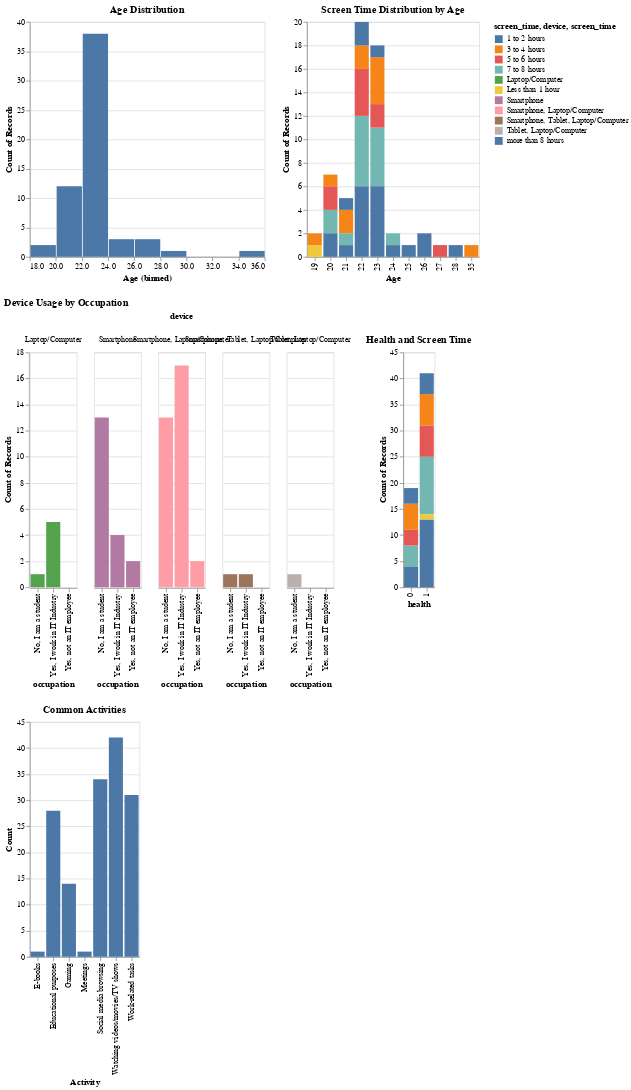

The code cell stored with this chart in its notebook:
### Code cell
import altair as alt

# Data preparation might be needed for some visualizations
# For instance, converting categorical data to string if not already

# 1. Age Distribution
age_distribution_chart = alt.Chart(df).mark_bar().encode(
    alt.X("Age", bin=True),
    alt.Y('count()')
).properties(
    title='Age Distribution'
)

# 2. Screen Time Distribution by Age
screen_time_age_chart = alt.Chart(df).mark_bar().encode(
    alt.X('Age:O'),
    alt.Y('count()'),
    alt.Color('screen_time:N')
).properties(
    title='Screen Time Distribution by Age'
)

# 3. Device Usage by Occupation
device_occupation_chart = alt.Chart(df).mark_bar().encode(
    alt.X('occupation:N'),
    alt.Y('count()'),
    alt.Color('device:N'),
    alt.Column('device:N')
).properties(
    title='Device Usage by Occupation'
)

# 4. Health and Screen Time
health_screen_time_chart = alt.Chart(df).mark_bar().encode(
    alt.X('health:N'),
    alt.Y('count()'),
    alt.Color('screen_time:N')
).properties(
    title='Health and Screen Time'
)

# 5. Common Activities
# Preprocessing needed to make this chart. We need to count the occurrence of each activity.
activities_df = df['Activities'].str.split(', ', expand=True).stack().value_counts().reset_index()
activities_df.columns = ['Activity', 'Count']

activities_chart = alt.Chart(activities_df).mark_bar().encode(
    alt.X('Activity:N'),
    alt.Y('Count:Q')
).properties(
    title='Common Activities'
)

# Displaying all charts
(age_distribution_chart | screen_time_age_chart) & (device_occupation_chart | health_screen_time_chart) & activities_chart

### Figure 1 — Vega-Lite specification as saved in the notebook (floating-point values rounded to 4 significant figures)
{"config": {"view": {"continuousWidth": 300, "continuousHeight": 300}}, "vconcat": [{"hconcat": [{"mark": {"type": "bar"}, "encoding": {"x": {"bin": true, "field": "Age", "type": "quantitative"}, "y": {"aggregate": "count", "type": "quantitative"}}, "title": "Age Distribution"}, {"mark": {"type": "bar"}, "encoding": {"color": {"field": "screen_time", "type": "nominal"}, "x": {"field": "Age", "type": "ordinal"}, "y": {"aggregate": "count", "type": "quantitative"}}, "title": "Screen Time Distribution by Age"}]}, {"hconcat": [{"mark": {"type": "bar"}, "encoding": {"color": {"field": "device", "type": "nominal"}, "column": {"field": "device", "type": "nominal"}, "x": {"field": "occupation", "type": "nominal"}, "y": {"aggregate": "count", "type": "quantitative"}}, "title": "Device Usage by Occupation"}, {"mark": {"type": "bar"}, "encoding": {"color": {"field": "screen_time", "type": "nominal"}, "x": {"field": "health", "type": "nominal"}, "y": {"aggregate": "count", "type": "quantitative"}}, "title": "Health and Screen Time"}]}, {"data": {"name": "data-bdcdb459b16cc678565886a1a94de094"}, "mark": {"type": "bar"}, "encoding": {"x": {"field": "Activity", "type": "nominal"}, "y": {"field": "Count", "type": "quantitative"}}, "title": "Common Activities"}], "data": {"name": "data-a8e2955c80f1460f2ae002cbec78177a"}, "$schema": "https://vega.github.io/schema/vega-lite/v5.16.3.json", "datasets": {"data-a8e2955c80f1460f2ae002cbec78177a": [{"Timestamp": "21-07-2023 13:46", "Name": "Madhav Sai", "Age": 22, "occupation": "No, I am a student", "device": "Smartphone", "Activities": "Gaming, Social media browsing, Watching videos/movies/TV shows", "no_screen": "Never", "health": 1, "screen_time": "more than 8 hours"}, {"Timestamp": "21-07-2023 13:56", "Name": "Pavithra", "Age": 22, "occupation": "No, I am a student", "device": "Smartphone, Laptop/Computer", "Activities": "Social media browsing", "no_screen": "Occasionally", "health": 0, "screen_time": "more than 8 hours"}, {"Timestamp": "21-07-2023 13:57", "Name": "Diru", "Age": 25, "occupation": "No, I am a student", "device": "Tablet, Laptop/Computer", "Activities": "Watching videos/movies/TV shows", "no_screen": "Never", "health": 0, "screen_time": "more than 8 hours"}, {"Timestamp": "21-07-2023 14:00", "Name": "Geethika ", "Age": 22, "occupation": "Yes, I work in IT Industry", "device": "Laptop/Computer", "Activities": "Work-related tasks, Watching videos/movies/TV shows, E-books", "no_screen": "Occasionally", "health": 1, "screen_time": "more than 8 hours"}, {"Timestamp": "21-07-2023 14:01", "Name": "Nithyusha ", "Age": 23, "occupation": "Yes, I work in IT Industry", "device": "Smartphone, Laptop/Computer", "Activities": "Work-related tasks, Educational purposes, Watching videos/movies/TV shows", "no_screen": "Occasionally", "health": 1, "screen_time": "7 to 8 hours"}, {"Timestamp": "21-07-2023 14:03", "Name": "Shivam", "Age": 27, "occupation": "No, I am a student", "device": "Smartphone, Laptop/Computer", "Activities": "Work-related tasks, Educational purposes, Social media browsing, Watching videos/movies/TV shows", "no_screen": "Frequently", "health": 1, "screen_time": "5 to 6 hours"}, {"Timestamp": "21-07-2023 14:03", "Name": "Dhanusree Avula ", "Age": 22, "occupation": "No, I am a student", "device": "Smartphone", "Activities": "Social media browsing, Watching videos/movies/TV shows", "no_screen": "Frequently", "health": 1, "screen_time": "7 to 8 hours"}, {"Timestamp": "21-07-2023 14:07", "Name": "Ram Prathyusha Gangisetty", "Age": 23, "occupation": "Yes, I work in IT Industry", "device": "Smartphone, Laptop/Computer", "Activities": "Work-related tasks, Social media browsing, Watching videos/movies/TV shows", "no_screen": "Occasionally", "health": 1, "screen_time": "7 to 8 hours"}, {"Timestamp": "21-07-2023 14:08", "Name": "Lahari", "Age": 23, "occupation": "Yes, I work in IT Industry", "device": "Smartphone", "Activities": "Social media browsing, Watching videos/movies/TV shows", "no_screen": "Frequently", "health": 1, "screen_time": "3 to 4 hours"}, {"Timestamp": "21-07-2023 14:18", "Name": "Divya", "Age": 22, "occupation": "Yes, I work in IT Industry", "device": "Smartphone, Laptop/Computer", "Activities": "Work-related tasks, Watching videos/movies/TV shows", "no_screen": "Frequently", "health": 1, "screen_time": "3 to 4 hours"}, {"Timestamp": "21-07-2023 14:20", "Name": "Praneeth", "Age": 23, "occupation": "Yes, I work in IT Industry", "device": "Smartphone, Laptop/Computer", "Activities": "Work-related tasks, Educational purposes, Social media browsing, Watching videos/movies/TV shows", "no_screen": "Frequently", "health": 1, "screen_time": "more than 8 hours"}, {"Timestamp": "21-07-2023 14:20", "Name": "P Deepika ", "Age": 23, "occupation": "No, I am a student", "device": "Smartphone, Laptop/Computer", "Activities": "Educational purposes, Watching videos/movies/TV shows", "no_screen": "Occasionally", "health": 1, "screen_time": "more than 8 hours"}, {"Timestamp": "21-07-2023 14:20", "Name": "Saicharan", "Age": 23, "occupation": "Yes, I work in IT Industry", "device": "Smartphone, Laptop/Computer", "Activities": "Work-related tasks, Watching videos/movies/TV shows", "no_screen": "Never", "health": 0, "screen_time": "7 to 8 hours"}, {"Timestamp": "21-07-2023 14:21", "Name": "M V SRIHARI ", "Age": 24, "occupation": "No, I am a student", "device": "Smartphone", "Activities": "Social media browsing", "no_screen": "Never", "health": 1, "screen_time": "more than 8 hours"}, {"Timestamp": "21-07-2023 14:22", "Name": "Kalyan", "Age": 22, "occupation": "Yes, I work in IT Industry", "device": "Smartphone, Laptop/Computer", "Activities": "Work-related tasks, Educational purposes, Gaming, Social media browsing, Watching videos/movies/TV shows", "no_screen": "Frequently", "health": 1, "screen_time": "7 to 8 hours"}, {"Timestamp": "21-07-2023 14:23", "Name": "Suneetha ", "Age": 23, "occupation": "Yes, not an IT employee", "device": "Smartphone, Laptop/Computer", "Activities": "Work-related tasks, Social media browsing", "no_screen": "Frequently", "health": 0, "screen_time": "5 to 6 hours"}, {"Timestamp": "21-07-2023 14:24", "Name": "Prakash", "Age": 23, "occupation": "Yes, I work in IT Industry", "device": "Smartphone, Laptop/Computer", "Activities": "Work-related tasks, Educational purposes, Gaming, Social media browsing, Watching videos/movies/TV shows", "no_screen": "Occasionally", "health": 1, "screen_time": "7 to 8 hours"}, {"Timestamp": "21-07-2023 14:24", "Name": "Purushotham", "Age": 23, "occupation": "Yes, I work in IT Industry", "device": "Smartphone, Laptop/Computer", "Activities": "Work-related tasks, Educational purposes, Social media browsing, Watching videos/movies/TV shows", "no_screen": "Never", "health": 1, "screen_time": "more than 8 hours"}, {"Timestamp": "21-07-2023 14:30", "Name": "A. Lakshmi priya", "Age": 23, "occupation": "No, I am a student", "device": "Smartphone", "Activities": "Social media browsing", "no_screen": "Occasionally", "health": 0, "screen_time": "3 to 4 hours"}, {"Timestamp": "21-07-2023 14:30", "Name": "Panjagalla Naga Poornima ", "Age": 20, "occupation": "No, I am a student", "device": "Smartphone, Laptop/Computer", "Activities": "Educational purposes, Watching videos/movies/TV shows", "no_screen": "Occasionally", "health": 0, "screen_time": "7 to 8 hours"}, {"Timestamp": "21-07-2023 14:41", "Name": "Madhav Sai", "Age": 20, "occupation": "No, I am a student", "device": "Laptop/Computer", "Activities": "Social media browsing, Watching videos/movies/TV shows", "no_screen": "Never", "health": 1, "screen_time": "7 to 8 hours"}, {"Timestamp": "21-07-2023 14:47", "Name": "G L JAHNAVI ", "Age": 23, "occupation": "Yes, I work in IT Industry", "device": "Smartphone, Laptop/Computer", "Activities": "Work-related tasks, Watching videos/movies/TV shows", "no_screen": "Occasionally", "health": 1, "screen_time": "more than 8 hours"}, {"Timestamp": "21-07-2023 14:49", "Name": "Sathya", "Age": 23, "occupation": "Yes, I work in IT Industry", "device": "Smartphone, Laptop/Computer", "Activities": "Work-related tasks, Educational purposes, Social media browsing, Watching videos/movies/TV shows", "no_screen": "Occasionally", "health": 1, "screen_time": "more than 8 hours"}, {"Timestamp": "21-07-2023 14:50", "Name": "Sowmya", "Age": 22, "occupation": "Yes, I work in IT Industry", "device": "Smartphone, Laptop/Computer", "Activities": "Work-related tasks, Watching videos/movies/TV shows", "no_screen": "Occasionally", "health": 1, "screen_time": "7 to 8 hours"}, {"Timestamp": "21-07-2023 15:06", "Name": "Brahma Naidu Chandra ", "Age": 20, "occupation": "No, I am a student", "device": "Smartphone", "Activities": "Educational purposes, Gaming, Social media browsing, Watching videos/movies/TV shows", "no_screen": "Frequently", "health": 1, "screen_time": "3 to 4 hours"}, {"Timestamp": "21-07-2023 15:07", "Name": "KAMMARI JASHWANTH ACHARI ", "Age": 23, "occupation": "No, I am a student", "device": "Smartphone", "Activities": "Social media browsing", "no_screen": "Frequently", "health": 0, "screen_time": "5 to 6 hours"}, {"Timestamp": "21-07-2023 15:12", "Name": "Kammara Pranava Sai Deepak Achari", "Age": 19, "occupation": "No, I am a student", "device": "Smartphone, Laptop/Computer", "Activities": "Work-related tasks, Educational purposes, Gaming, Social media browsing, Watching videos/movies/TV shows", "no_screen": "Occasionally", "health": 1, "screen_time": "Less than 1 hour"}, {"Timestamp": "21-07-2023 15:12", "Name": "Manu", "Age": 21, "occupation": "No, I am a student", "device": "Smartphone, Laptop/Computer", "Activities": "Work-related tasks, Gaming, Watching videos/movies/TV shows", "no_screen": "Frequently", "health": 1, "screen_time": "3 to 4 hours"}, {"Timestamp": "21-07-2023 15:15", "Name": "Vamsi ", "Age": 20, "occupation": "No, I am a student", "device": "Smartphone", "Activities": "Educational purposes", "no_screen": "Frequently", "health": 1, "screen_time": "5 to 6 hours"}, {"Timestamp": "21-07-2023 15:31", "Name": "Komera kartheek ", "Age": 26, "occupation": "Yes, I work in IT Industry", "device": "Smartphone", "Activities": "Social media browsing", "no_screen": "Never", "health": 1, "screen_time": "1 to 2 hours"}, {"Timestamp": "21-07-2023 15:32", "Name": "Sai Sathish ", "Age": 21, "occupation": "No, I am a student", "device": "Smartphone, Laptop/Computer", "Activities": "Watching videos/movies/TV shows", "no_screen": "Never", "health": 1, "screen_time": "more than 8 hours"}, {"Timestamp": "21-07-2023 15:33", "Name": "Sreekanth", "Age": 21, "occupation": "No, I am a student", "device": "Smartphone, Laptop/Computer", "Activities": "Educational purposes, Gaming, Social media browsing, Watching videos/movies/TV shows", "no_screen": "Frequently", "health": 1, "screen_time": "7 to 8 hours"}, {"Timestamp": "21-07-2023 15:41", "Name": "Sarayu", "Age": 23, "occupation": "Yes, I work in IT Industry", "device": "Laptop/Computer", "Activities": "Work-related tasks, Educational purposes, Meetings", "no_screen": "Occasionally", "health": 1, "screen_time": "more than 8 hours"}, {"Timestamp": "21-07-2023 15:46", "Name": "Vadla Hemanth Achari", "Age": 20, "occupation": "No, I am a student", "device": "Smartphone, Laptop/Computer", "Activities": "Educational purposes, Social media browsing", "no_screen": "Frequently", "health": 1, "screen_time": "5 to 6 hours"}, {"Timestamp": "21-07-2023 15:45", "Name": "Ashwini k ", "Age": 23, "occupation": "No, I am a student", "device": "Smartphone", "Activities": "Work-related tasks, Educational purposes, Watching videos/movies/TV shows", "no_screen": "Frequently", "health": 1, "screen_time": "3 to 4 hours"}, {"Timestamp": "21-07-2023 16:01", "Name": "Lakkakulakundanasai ", "Age": 22, "occupation": "Yes, I work in IT Industry", "device": "Smartphone, Laptop/Computer", "Activities": "Work-related tasks, Educational purposes, Social media browsing, Watching videos/movies/TV shows", "no_screen": "Occasionally", "health": 1, "screen_time": "more than 8 hours"}, {"Timestamp": "21-07-2023 16:05", "Name": "Sarayu", "Age": 22, "occupation": "Yes, I work in IT Industry", "device": "Laptop/Computer", "Activities": "Work-related tasks", "no_screen": "Occasionally", "health": 1, "screen_time": "5 to 6 hours"}, {"Timestamp": "21-07-2023 16:23", "Name": "Sai Tharun ", "Age": 23, "occupation": "Yes, I work in IT Industry", "device": "Smartphone", "Activities": "Educational purposes", "no_screen": "Frequently", "health": 0, "screen_time": "1 to 2 hours"}, {"Timestamp": "21-07-2023 16:28", "Name": "Badri vishal ", "Age": 23, "occupation": "Yes, I work in IT Industry", "device": "Smartphone", "Activities": "Gaming, Social media browsing, Watching videos/movies/TV shows", "no_screen": "Frequently", "health": 1, "screen_time": "7 to 8 hours"}, {"Timestamp": "21-07-2023 16:28", "Name": "Charan ", "Age": 22, "occupation": "Yes, I work in IT Industry", "device": "Laptop/Computer", "Activities": "Work-related tasks", "no_screen": "Frequently", "health": 0, "screen_time": "7 to 8 hours"}, {"Timestamp": "21-07-2023 16:30", "Name": "Gurunath", "Age": 24, "occupation": "Yes, I work in IT Industry", "device": "Smartphone, Laptop/Computer", "Activities": "Work-related tasks, Educational purposes, Social media browsing", "no_screen": "Frequently", "health": 1, "screen_time": "7 to 8 hours"}, {"Timestamp": "21-07-2023 16:44", "Name": "Madhu ", "Age": 22, "occupation": "Yes, not an IT employee", "device": "Smartphone, Laptop/Computer", "Activities": "Educational purposes", "no_screen": "Occasionally", "health": 0, "screen_time": "5 to 6 hours"}, {"Timestamp": "21-07-2023 16:49", "Name": "Charan", "Age": 22, "occupation": "No, I am a student", "device": "Smartphone, Tablet, Laptop/Computer", "Activities": "Work-related tasks, Educational purposes, Gaming, Social media browsing, Watching videos/movies/TV shows", "no_screen": "Occasionally", "health": 0, "screen_time": "7 to 8 hours"}, {"Timestamp": "21-07-2023 17:09", "Name": "Koppolu Deepak ", "Age": 22, "occupation": "No, I am a student", "device": "Smartphone", "Activities": "Educational purposes, Gaming, Social media browsing, Watching videos/movies/TV shows", "no_screen": "Occasionally", "health": 1, "screen_time": "5 to 6 hours"}, {"Timestamp": "21-07-2023 17:25", "Name": "Sahithi", "Age": 22, "occupation": "Yes, I work in IT Industry", "device": "Smartphone, Laptop/Computer", "Activities": "Work-related tasks, Social media browsing", "no_screen": "Occasionally", "health": 1, "screen_time": "7 to 8 hours"}, {"Timestamp": "21-07-2023 17:56", "Name": "D.Arun kumar ", "Age": 22, "occupation": "No, I am a student", "device": "Smartphone, Laptop/Computer", "Activities": "Educational purposes, Gaming, Watching videos/movies/TV shows", "no_screen": "Occasionally", "health": 0, "screen_time": "1 to 2 hours"}, {"Timestamp": "21-07-2023 18:06", "Name": "V HEMANTH ", "Age": 21, "occupation": "Yes, I work in IT Industry", "device": "Smartphone, Tablet, Laptop/Computer", "Activities": "Work-related tasks, Gaming, Social media browsing, Watching videos/movies/TV shows", "no_screen": "Frequently", "health": 0, "screen_time": "3 to 4 hours"}, {"Timestamp": "21-07-2023 18:10", "Name": "Hajira", "Age": 28, "occupation": "No, I am a student", "device": "Smartphone, Laptop/Computer", "Activities": "Educational purposes, Watching videos/movies/TV shows", "no_screen": "Occasionally", "health": 1, "screen_time": "1 to 2 hours"}, {"Timestamp": "21-07-2023 18:30", "Name": "Bhanu", "Age": 23, "occupation": "No, I am a student", "device": "Smartphone, Laptop/Computer", "Activities": "Work-related tasks, Educational purposes, Social media browsing, Watching videos/movies/TV shows", "no_screen": "Frequently", "health": 0, "screen_time": "3 to 4 hours"}, {"Timestamp": "21-07-2023 21:57", "Name": "Ashalatha ", "Age": 26, "occupation": "No, I am a student", "device": "Smartphone", "Activities": "Social media browsing", "no_screen": "Occasionally", "health": 1, "screen_time": "1 to 2 hours"}, {"Timestamp": "22-07-2023 04:51", "Name": "Mahendra Sankula ", "Age": 22, "occupation": "Yes, I work in IT Industry", "device": "Smartphone, Laptop/Computer", "Activities": "Gaming, Social media browsing, Watching videos/movies/TV shows", "no_screen": "Frequently", "health": 0, "screen_time": "more than 8 hours"}, {"Timestamp": "22-07-2023 05:01", "Name": "Krishna", "Age": 20, "occupation": "Yes, I work in IT Industry", "device": "Laptop/Computer", "Activities": "Work-related tasks, Watching videos/movies/TV shows", "no_screen": "Frequently", "health": 1, "screen_time": "more than 8 hours"}, {"Timestamp": "22-07-2023 07:49", "Name": "Lokesh Royal M", "Age": 22, "occupation": "Yes, I work in IT Industry", "device": "Smartphone, Laptop/Computer", "Activities": "Work-related tasks, Gaming, Social media browsing, Watching videos/movies/TV shows", "no_screen": "Frequently", "health": 1, "screen_time": "more than 8 hours"}, {"Timestamp": "22-07-2023 07:50", "Name": "KANDULA MANASA ", "Age": 22, "occupation": "Yes, I work in IT Industry", "device": "Smartphone, Laptop/Computer", "Activities": "Work-related tasks, Watching videos/movies/TV shows", "no_screen": "Never", "health": 1, "screen_time": "3 to 4 hours"}, {"Timestamp": "22-07-2023 09:53", "Name": "Sreeja Ummadisetty ", "Age": 21, "occupation": "No, I am a student", "device": "Smartphone, Laptop/Computer", "Activities": "Educational purposes, Watching videos/movies/TV shows", "no_screen": "Occasionally", "health": 0, "screen_time": "1 to 2 hours"}, {"Timestamp": "22-07-2023 11:45", "Name": "Kalyan ", "Age": 19, "occupation": "No, I am a student", "device": "Smartphone", "Activities": "Work-related tasks, Educational purposes, Social media browsing, Watching videos/movies/TV shows", "no_screen": "Occasionally", "health": 0, "screen_time": "3 to 4 hours"}, {"Timestamp": "22-07-2023 12:50", "Name": "Sravani ", "Age": 22, "occupation": "No, I am a student", "device": "Smartphone", "Activities": "Educational purposes", "no_screen": "Occasionally", "health": 1, "screen_time": "1 to 2 hours"}, {"Timestamp": "22-07-2023 13:36", "Name": "Nicky", "Age": 22, "occupation": "Yes, not an IT employee", "device": "Smartphone", "Activities": "Watching videos/movies/TV shows", "no_screen": "Occasionally", "health": 1, "screen_time": "5 to 6 hours"}, {"Timestamp": "04-08-2023 15:50", "Name": "Gunta", "Age": 35, "occupation": "Yes, not an IT employee", "device": "Smartphone", "Activities": "Work-related tasks", "no_screen": "Occasionally", "health": 0, "screen_time": "3 to 4 hours"}, {"Timestamp": "04-08-2023 15:51", "Name": "Finn", "Age": 20, "occupation": "No, I am a student", "device": "Smartphone", "Activities": "Social media browsing, Watching videos/movies/TV shows", "no_screen": "Occasionally", "health": 0, "screen_time": "more than 8 hours"}], "data-bdcdb459b16cc678565886a1a94de094": [{"Activity": "Watching videos/movies/TV shows", "Count": 42}, {"Activity": "Social media browsing", "Count": 34}, {"Activity": "Work-related tasks", "Count": 31}, {"Activity": "Educational purposes", "Count": 28}, {"Activity": "Gaming", "Count": 14}, {"Activity": "E-books", "Count": 1}, {"Activity": "Meetings", "Count": 1}]}}
